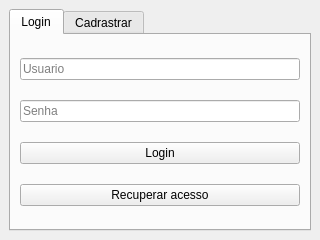
<?xml version="1.0" encoding="UTF-8"?>
<ui version="4.0">
 <class>MainWindow</class>
 <widget class="QMainWindow" name="MainWindow">
  <property name="geometry">
   <rect>
    <x>0</x>
    <y>0</y>
    <width>320</width>
    <height>240</height>
   </rect>
  </property>
  <property name="windowTitle">
   <string>MainWindow</string>
  </property>
  <widget class="QWidget" name="centralwidget">
   <layout class="QVBoxLayout" name="verticalLayout">
    <item>
     <widget class="QTabWidget" name="tabWidget">
      <property name="currentIndex">
       <number>0</number>
      </property>
      <widget class="QWidget" name="tab">
       <attribute name="title">
        <string>Login</string>
       </attribute>
       <layout class="QVBoxLayout" name="verticalLayout_3">
        <item>
         <widget class="QLineEdit" name="lineEdit_usuario_login">
          <property name="placeholderText">
           <string>Usuario</string>
          </property>
         </widget>
        </item>
        <item>
         <widget class="QLineEdit" name="lineEdit_senha_login">
          <property name="placeholderText">
           <string>Senha</string>
          </property>
         </widget>
        </item>
        <item>
         <widget class="QPushButton" name="pushButton_login">
          <property name="text">
           <string>Login</string>
          </property>
         </widget>
        </item>
        <item>
         <widget class="QPushButton" name="pushButton_recuperar_login">
          <property name="text">
           <string>Recuperar acesso</string>
          </property>
         </widget>
        </item>
       </layout>
      </widget>
      <widget class="QWidget" name="tab_2">
       <attribute name="title">
        <string>Cadrastrar</string>
       </attribute>
       <layout class="QVBoxLayout" name="verticalLayout_2">
        <item>
         <widget class="QLineEdit" name="lineEdit_email">
          <property name="placeholderText">
           <string>E-mail</string>
          </property>
         </widget>
        </item>
        <item>
         <widget class="QLineEdit" name="lineEdit_usuario">
          <property name="placeholderText">
           <string>Usuario</string>
          </property>
         </widget>
        </item>
        <item>
         <widget class="QLineEdit" name="lineEdit_senha">
          <property name="placeholderText">
           <string>Senha</string>
          </property>
         </widget>
        </item>
        <item>
         <widget class="QLineEdit" name="lineEdit_confirm_senha">
          <property name="placeholderText">
           <string>confirme a senha</string>
          </property>
         </widget>
        </item>
        <item>
         <widget class="QPushButton" name="pushButton_cadrastro">
          <property name="text">
           <string>Cadrastrar</string>
          </property>
         </widget>
        </item>
       </layout>
      </widget>
     </widget>
    </item>
   </layout>
  </widget>
 </widget>
 <resources/>
 <connections/>
</ui>
